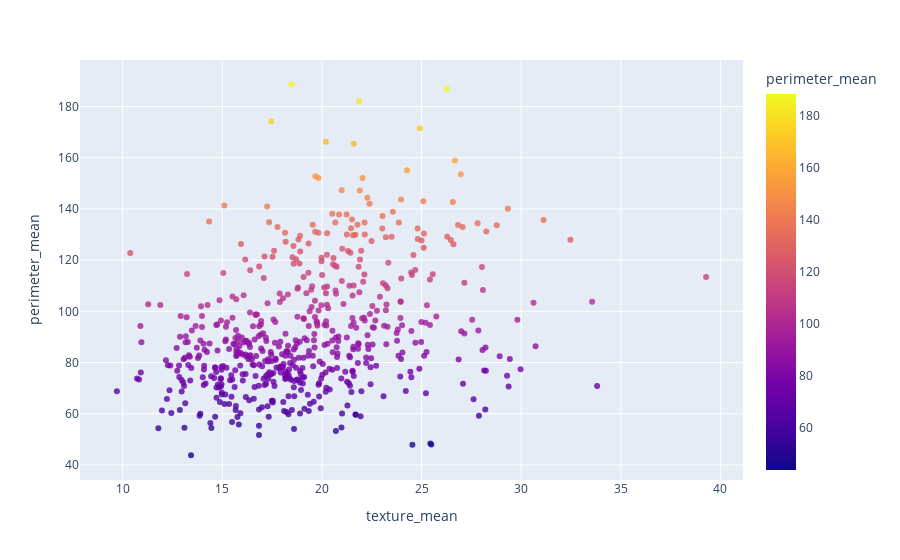

Here is the notebook cell this chart was saved with:
### Code cell
px.scatter(df, x="texture_mean", y="perimeter_mean", color = "perimeter_mean", opacity=.8)

### Figure 1 — Plotly figure (JSON) as saved in the notebook; plotly's stock layout.template omitted (floating-point values rounded to 4 significant figures; data arrays with more than 128 entries replaced by an {"elided": "..."} marker saying what was removed)
{"data": [{"hovertemplate": "texture_mean=%{x}<br>perimeter_mean=%{marker.color}<extra></extra>", "legendgroup": "", "marker": {"color": {"elided": "569 float values"}, "coloraxis": "coloraxis", "opacity": 0.8, "symbol": "circle"}, "mode": "markers", "name": "", "orientation": "v", "showlegend": false, "type": "scatter", "x": {"elided": "569 float values"}, "xaxis": "x", "y": {"elided": "569 float values"}, "yaxis": "y"}], "layout": {"coloraxis": {"colorbar": {"title": {"text": "perimeter_mean"}}, "colorscale": [[0, "#0d0887"], [0.1111, "#46039f"], [0.2222, "#7201a8"], [0.3333, "#9c179e"], [0.4444, "#bd3786"], [0.5556, "#d8576b"], [0.6667, "#ed7953"], [0.7778, "#fb9f3a"], [0.8889, "#fdca26"], [1, "#f0f921"]]}, "legend": {"tracegroupgap": 0}, "margin": {"t": 60}, "xaxis": {"anchor": "y", "domain": [0, 1], "title": {"text": "texture_mean"}}, "yaxis": {"anchor": "x", "domain": [0, 1], "title": {"text": "perimeter_mean"}}}}
